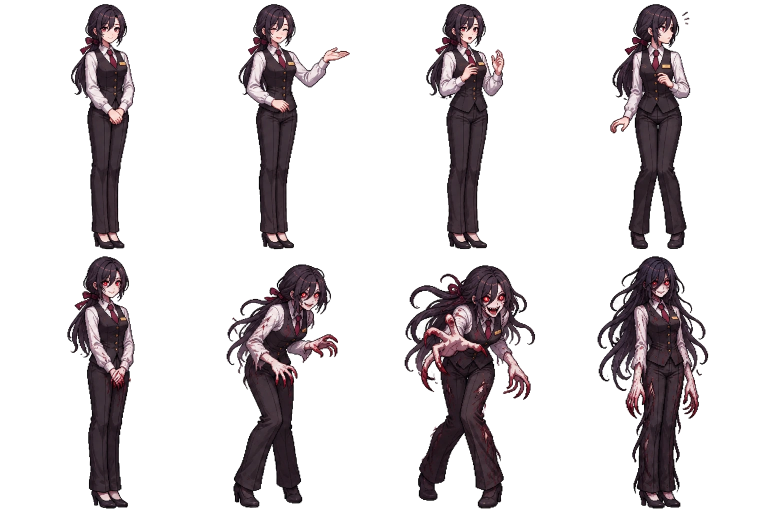
#> input picture assets/curator-v5/curator-atlas.webp, 1536 x 1024 px, found by its file name (shown at 1/2 size)
$ python build_curator_v5.py
#> lines starting #> are read from the running program, lines starting #| are printed output that depends on the picture
"""Build a newly illustrated, crisp pixel curator from the original v5 art sheet.

The 1536x1024 illustration is a newly drawn 4x2 sheet. Unlike v4, we do not
upscale the old 228x408 artwork or apply Lanczos sharpening to its body. Each
pose keeps its 1:1 source pixels and is tightly cropped with alpha intact.
The middle transformation is an ordered-dither animation, avoiding blurry
cross-fades that made pixel artwork appear muddy.
"""
from pathlib import Path
from PIL import Image
import hashlib
import json

SOURCE = Path('assets/curator-v5/curator-atlas.webp')
OUT = Path('assets/curator-v5')
AUDIT = Path('docs/CURATOR_V5_RENDER_AUDIT.json')
CW, CH = 384, 512
HUMAN = ('neutral', 'present', 'explain', 'alert')
MONSTERS = ('disturbed', 'approach', 'lunge', 'watch')
MORPH_COUNT = 12


def bbox(img):
    return img.getchannel('A').point(lambda a: 255 if a > 24 else 0).getbbox()


def crop_full_height(img, margin=13):
    b = bbox(img)
    if not b or b[2] - b[0] < 80 or b[3] - b[1] < 350:
        raise ValueError(f'Unexpected empty/truncated curator: {b}')
    left, right = max(0, b[0] - margin), min(CW, b[2] + margin)
    result = img.crop((left, 0, right, CH))
    # The side cropping must have truly transparent edges.
    if result.getchannel('A').getextrema()[0] != 0:
        raise ValueError('Extracted character has no transparent area')
    return result


def align_center(img):
    b = bbox(img)
    if not b:
        raise ValueError('Empty morph frame')
    shift = round((CW - b[0] - b[2]) / 2)
    result = Image.new('RGBA', (CW, CH))
    result.alpha_composite(img, (shift, 0))
    return result


def dither_morph(start, end, progress, step):
    # Stagger the replacement at 4x4-pixel blocks, matching blocky pixel art.
    # Both poses stay fully opaque rather than superimposing translucent ghosts.
    bayer = ((0, 8, 2, 10), (12, 4, 14, 6), (3, 11, 1, 9), (15, 7, 13, 5))
    # Thumbnail-quality frame replacement is not enough; order-dithering
    # makes every intermediate frame sharp with no blurred alpha blend.
    mask = Image.new('L', (CW, CH), 0)
    pixels = mask.load()
    threshold = progress * 16
    for y in range(CH):
        row = bayer[(y // 3 + step % 2) % 4]
        for x in range(CW):
            pixels[x, y] = 255 if row[(x // 3) % 4] < threshold else 0
    return Image.composite(end, start, mask)


def main():
    if not SOURCE.is_file():
        raise SystemExit(f'Approved v5 atlas missing: {SOURCE}')
    atlas = Image.open(SOURCE).convert('RGBA')
#> atlas is the input picture: PIL image 1536x1024 RGBA; mean R, G, B, A 20.3, 16, 17.8, 60.5
    if atlas.size != (CW * 4, CH * 2):
        raise SystemExit(f'Incorrect v5 source dimensions: {atlas.size}')
    OUT.mkdir(parents=True, exist_ok=True)
    written = {}
    source_frames = []
    for row, names, prefix in ((0, HUMAN, 'guide'), (1, MONSTERS, 'monster')):
        for i, name in enumerate(names):
            frame = atlas.crop((i * CW, row * CH, (i + 1) * CW, (row + 1) * CH))
            source_frames.append(frame)
            cropped = crop_full_height(frame)
            file = OUT / f'{prefix}-{name}.webp'
            cropped.save(file, 'WEBP', lossless=True, method=6)
            written[file.name] = {'width': cropped.width, 'height': cropped.height, 'bytes': file.stat().st_size}
#> this loop made 2 passes
#> pass 1, in crop_full_height (call 2), `result = img.crop((left, 0, right, CH))`:
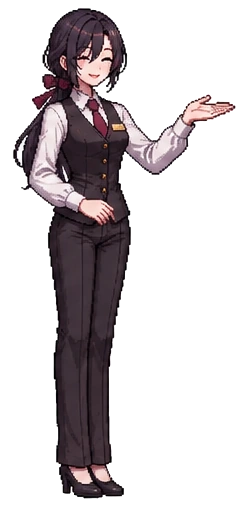
#> result: PIL image 249x512 RGBA; mean R, G, B, A 28.3, 23.1, 25.1, 76.1; transparent parts drawn white
#> pass 1, in crop_full_height (call 3), `result = img.crop((left, 0, right, CH))`:
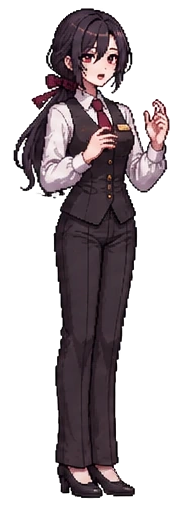
#> result: PIL image 183x512 RGBA; mean R, G, B, A 37, 29.7, 32.7, 106.1; transparent parts drawn white
#> after the loop:
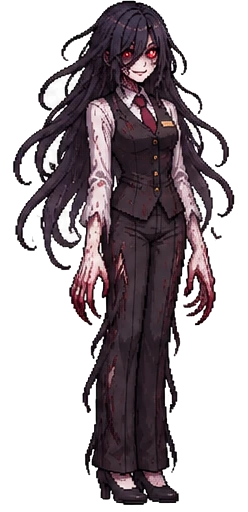
#> cropped: PIL image 248x512 RGBA; mean R, G, B, A 38, 30, 33.8, 119; transparent parts drawn white
#> after the loop:
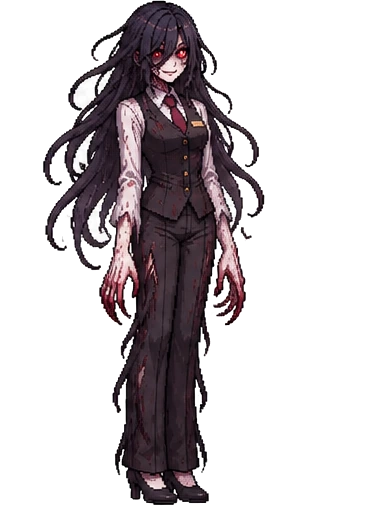
#> frame: PIL image 384x512 RGBA; mean R, G, B, A 24.5, 19.4, 21.8, 76.8; transparent parts drawn white
#> after the loop, source_frames = 8 items; written = 8 items
    before = align_center(source_frames[3])
#> in align_center, `b = bbox(img)`: b = (68, 8, 229, 499)
#> in align_center, `shift = round((CW - b[0] - b[2]) / 2)`: shift = 44
#> in align_center, `result = Image.new('RGBA', (CW, CH))`: result: PIL image 384x512 RGBA; every value is 0
    after = align_center(source_frames[4])
#> in align_center (call 2), `b = bbox(img)`: b = (134, 0, 270, 506)
#> in align_center (call 2), `b = bbox(img)`:
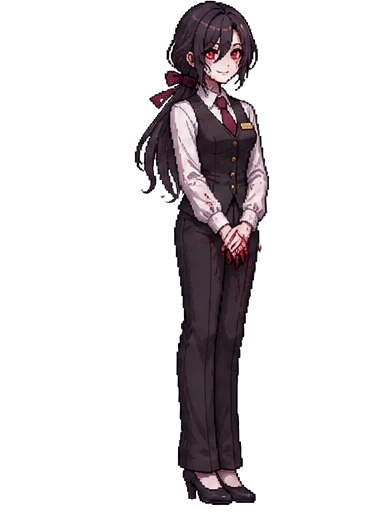
#> img: PIL image 384x512 RGBA; mean R, G, B, A 17, 13.5, 15.1, 51.2; transparent parts drawn white
#> in align_center (call 2), `shift = round((CW - b[0] - b[2]) / 2)`: shift = -10
    # Keep one canvas width for the complete transition to avoid page jitter.
    for i in range(MORPH_COUNT):
        t = i / (MORPH_COUNT - 1)
        ease = t * t * (3 - 2*t)
        frame = dither_morph(before, after, ease, i)
        frame = crop_full_height(frame, margin=15)
        file = OUT / f'morph-{i:02}.webp'
        frame.save(file, 'WEBP', lossless=True, method=6)
        written[file.name] = {'width': frame.width, 'height': frame.height, 'bytes': file.stat().st_size}
#> this loop made 12 passes
#> (b in crop_full_height, left in crop_full_height, right in crop_full_height) on passes 1 to 12: ((112, 8, 273, 499), 97, 288), ((112, 8, 273, 504), 97, 288), ((112, 0, 273, 506), 97, 288), ((112, 3, 273, 504), 97, 288), ((112, 0, 273, 506), 97, 288), ((112, 0, 273, 506), 97, 288), ((112, 0, 273, 506), 97, 288), ((114, 0, 273, 506), 99, 288), ((114, 0, 273, 506), 99, 288), ((120, 0, 267, 506), 105, 282), ((124, 0, 260, 506), 109, 275), ((124, 0, 260, 506), 109, 275)
#> pass 1, in crop_full_height (call 9), `result = img.crop((left, 0, right, CH))`:
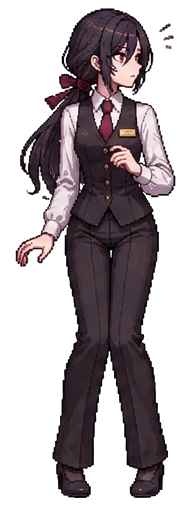
#> result: PIL image 191x512 RGBA; mean R, G, B, A 38.4, 31.1, 34.3, 117.1; transparent parts drawn white
#> after the loop:
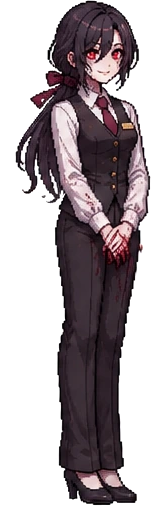
#> frame: PIL image 166x512 RGBA; mean R, G, B, A 39.2, 31.2, 34.8, 118.4; transparent parts drawn white
#> after the loop, written = 20 items
    if len(written) != 8 + MORPH_COUNT:
        raise SystemExit('Incomplete character output')
    AUDIT.parent.mkdir(parents=True, exist_ok=True)
    AUDIT.write_text(json.dumps({
        'source':'assets/curator-v5/curator-atlas.webp',
        'source_sha256':hashlib.sha256(SOURCE.read_bytes()).hexdigest(),
        'source_grid':[4,2], 'source_frame':[CW,CH],
        'method':'new 1:1 source pixels + alpha crop, lossless WebP; ordered-dither 12-step morph',
        'never_pixelated':'Blender backgrounds, game art, labels, HTML text',
        'generated':written,
        'limitations':['One 1536x1024 illustration sheet; no bone-rigged animation',
                       'Morph uses ordered-dither frame transition, not drawn in-betweens']
    },ensure_ascii=False,indent=2)+'\n',encoding='utf-8')
    print('PASS newly drawn v5 sprite output:', len(written), 'WebPs; total bytes',sum(x['bytes'] for x in written.values()))
#| PASS newly drawn v5 sprite output: 20 WebPs; total bytes 1218000
    print([(k,v['width']) for k,v in written.items()])
#> (printed output is left out)

if __name__ == '__main__':
    main()
